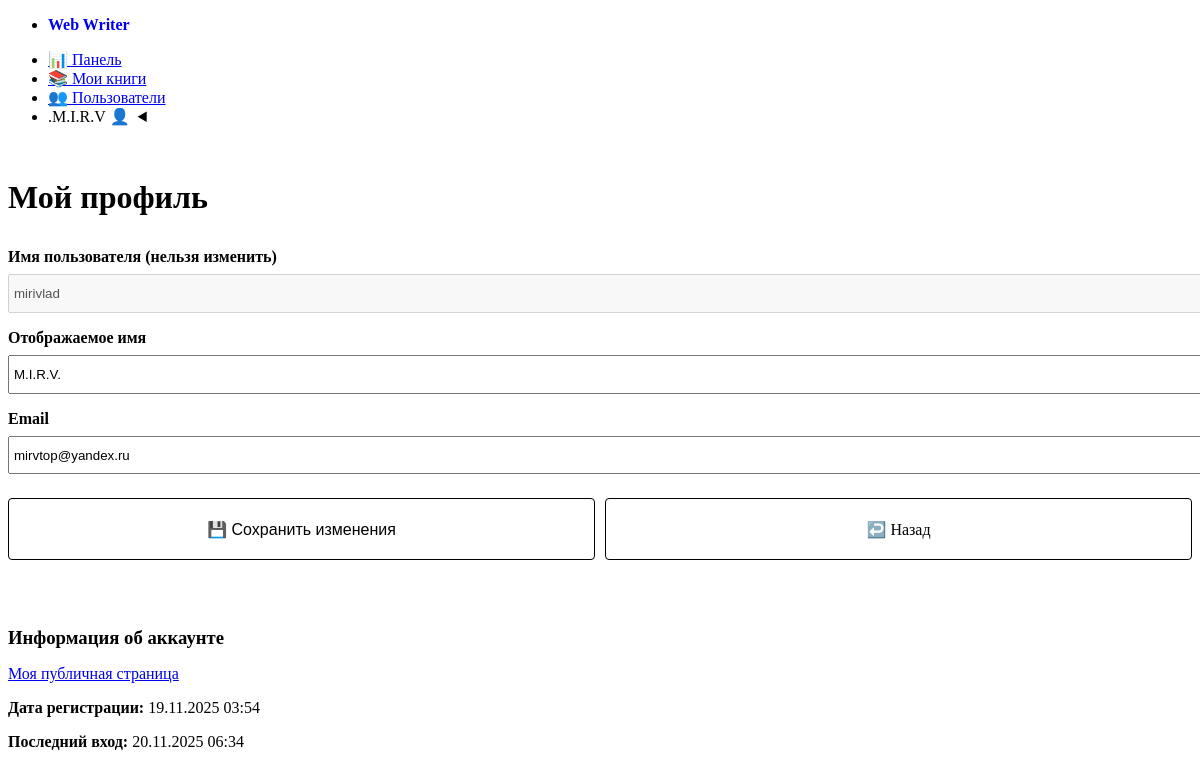
The app's page /profile.php (signed in) with its own data.
### tables this page shows
CREATE TABLE `users` (
  `id` int(11) NOT NULL AUTO_INCREMENT,
  `username` varchar(255) NOT NULL,
  `display_name` varchar(255) DEFAULT NULL,
  `password_hash` varchar(255) NOT NULL,
  `email` varchar(255) DEFAULT NULL,
  `created_at` timestamp NOT NULL DEFAULT current_timestamp(),
  `last_login` timestamp NULL DEFAULT NULL,
  `is_active` tinyint(1) DEFAULT 0,
  PRIMARY KEY (`id`),
  UNIQUE KEY `username` (`username`)
);

### config/config.php (called while the page is built, shortened)
<?php
require_once __DIR__ . '/../includes/functions.php';
spl_autoload_register(function ($class_name) {
    $model_file = __DIR__ . '/../models/' . $class_name . '.php';
});
?>

### models/User.php (called while the page is built, shortened)
<?php
class User {
    private $pdo;
    public function __construct($pdo) {
        $this->pdo = $pdo;
    }
    public function findById($id) {
        $stmt = $this->pdo->prepare("SELECT * FROM users WHERE id = ?");
        $stmt->execute([$id]);
        return $stmt->fetch(PDO::FETCH_ASSOC);
    }
}
?>

### includes/functions.php (called while the page is built, shortened)
<?php
function e($string) {
    return htmlspecialchars($string, ENT_QUOTES, 'UTF-8');
}
?>

### profile.php (the view, shortened to what this page needs)
<?php
require_once 'config/config.php';
$user_id = $_SESSION['user_id'];
$userModel = new User($pdo);
$user = $userModel->findById($user_id);
include 'views/header.php';
?>
<h1>Мой профиль</h1>
<article>
    <form method="post">
        <div style="margin-bottom: 1rem;">
            <label for="username" style="display: block; margin-bottom: 0.5rem; font-weight: bold;">
                Имя пользователя (нельзя изменить)
            </label>
            <input type="text" id="username" value="<?= e($user['username']) ?>" disabled style="width: 100%;">
        </div>
        <div style="margin-bottom: 1rem;">
            <label for="display_name" style="display: block; margin-bottom: 0.5rem; font-weight: bold;">
                Отображаемое имя
            </label>
            <input type="text" id="display_name" name="display_name"
                   value="<?= e($user['display_name'] ?? $user['username']) ?>" style="width: 100%;">
        </div>
        <div style="margin-bottom: 1.5rem;">
            <label for="email" style="display: block; margin-bottom: 0.5rem; font-weight: bold;">
                Email
            </label>
            <input type="email" id="email" name="email" value="<?= e($user['email'] ?? '') ?>" style="width: 100%;">
        </div>
        <div class="profile-buttons">
            <button type="submit" class="profile-button primary">
                💾 Сохранить изменения
            </button>
            <a href="dashboard.php" class="profile-button secondary">
                ↩️ Назад
            </a>
        </div>
    </form>
</article>
<article>
    <h3>Информация об аккаунте</h3>
    <p><a href="author.php?id=<?= $_SESSION['user_id'] ?>" target="_blank">Моя публичная страница</a></p>
    <p><strong>Дата регистрации:</strong> <?= date('d.m.Y H:i', strtotime($user['created_at'])) ?></p>
    <?php if ($user['last_login']): ?>
        <p><strong>Последний вход:</strong> <?= date('d.m.Y H:i', strtotime($user['last_login'])) ?></p>
    <?php endif; ?>
</article>
<?php include 'views/footer.php'; ?>

### assets/css/style.css (style rules this page uses)
h1, h2, h3, h4, h5, h6 { margin-bottom: 1rem; }
article, textarea, main.container { margin-top: 1rem; margin-bottom: 1rem; padding-top: 1rem; padding-bottom: 1rem; }
input:not([type="checkbox"], [type="radio"]), select { padding: 4px; height: 2em; }
.profile-buttons { display: flex; gap: 10px; align-items: stretch; }
.profile-button { flex: 1; padding: 0.75rem; display: flex; align-items: center; justify-content: center; text-decoration: none; border: 1px solid; border-radius: 4px; font-size: 1rem; cursor: pointer; box-sizing: border-box; height: 62px; min-height: 44px; }
.profile-button.primary { background: var(--primary); border-color: var(--primary); color: var(--primary-inverse); }
.profile-button.secondary { background: var(--secondary); border-color: var(--secondary); color: var(--secondary-inverse); }

### records on screen
users: username "mirivlad", display_name "M.I.R.V.", email "mirvtop@yandex.ru", created_at "19.11.2025 03:54", last_login "20.11.2025 06:34"

### other values on screen
APP_NAME "Web Writer"
$_SESSION['display_name'] "M.I.R.V."
